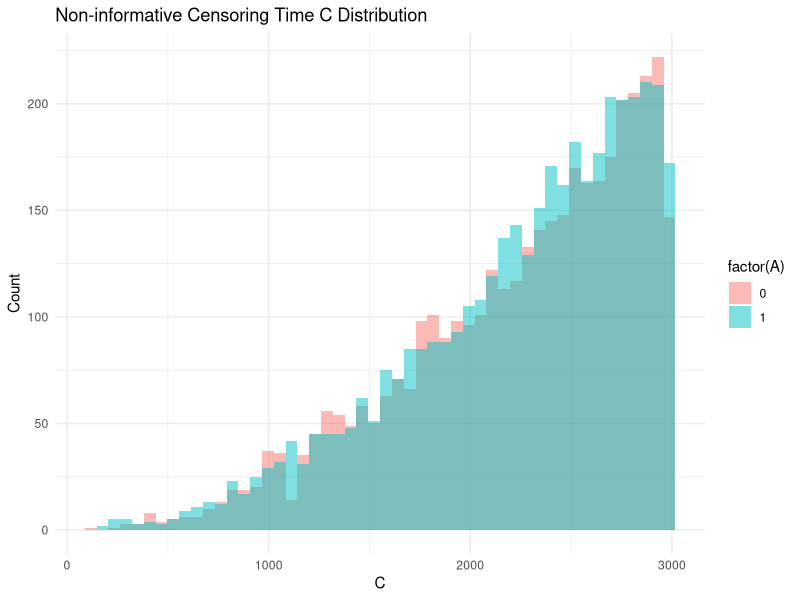
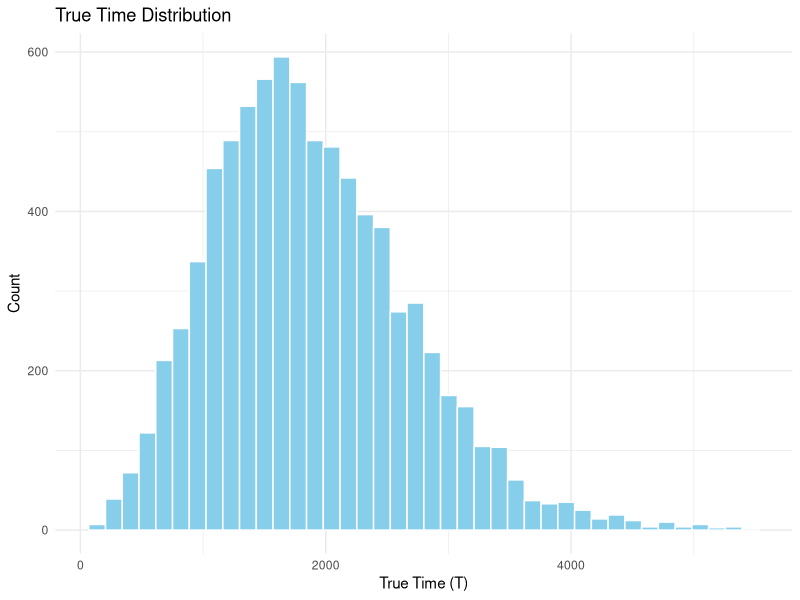
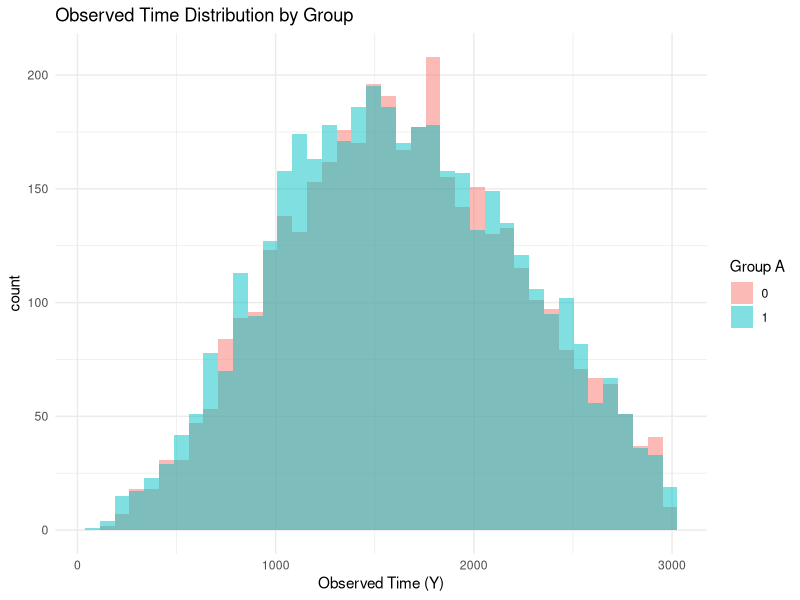
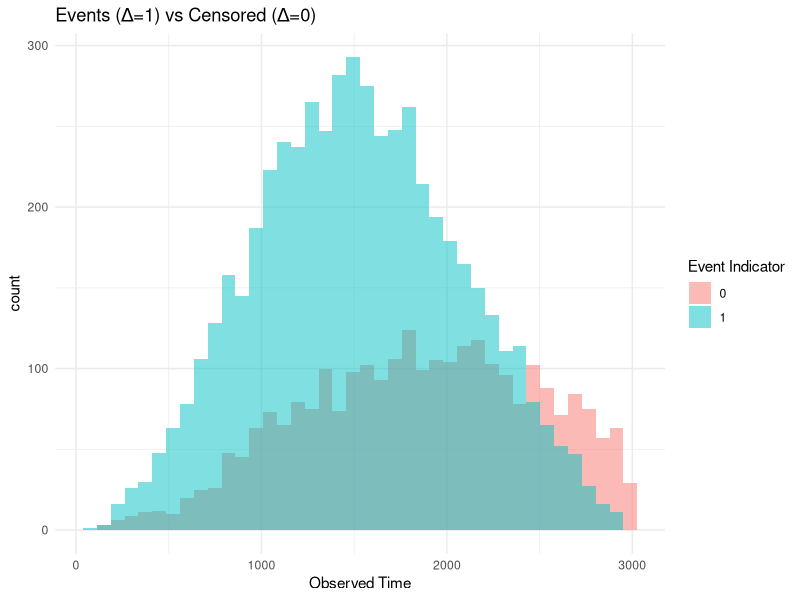
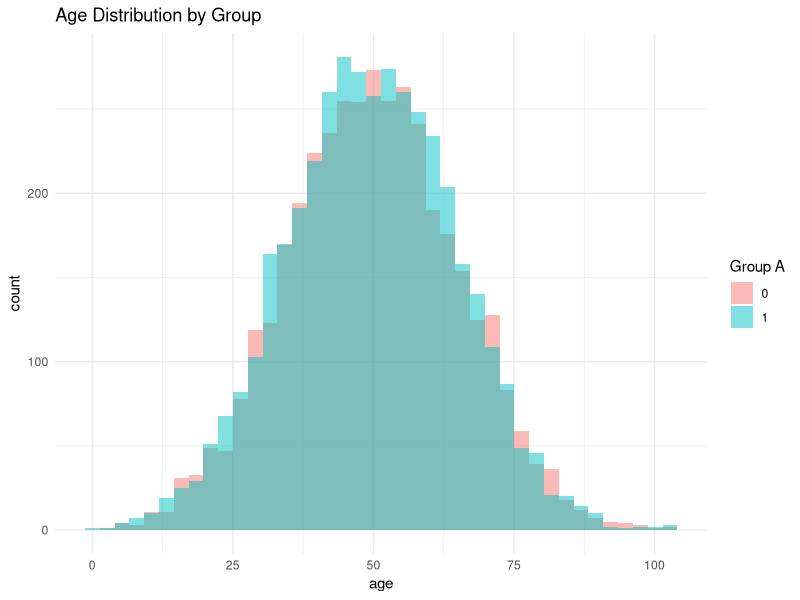
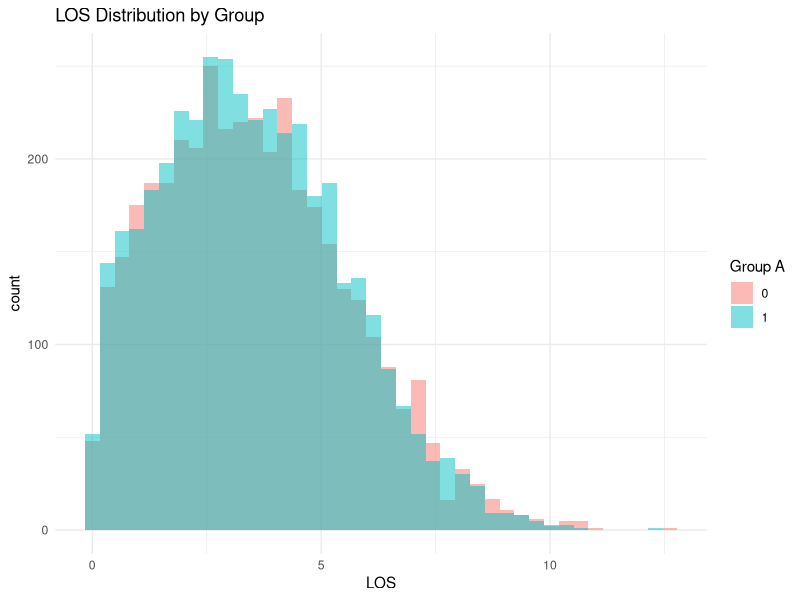
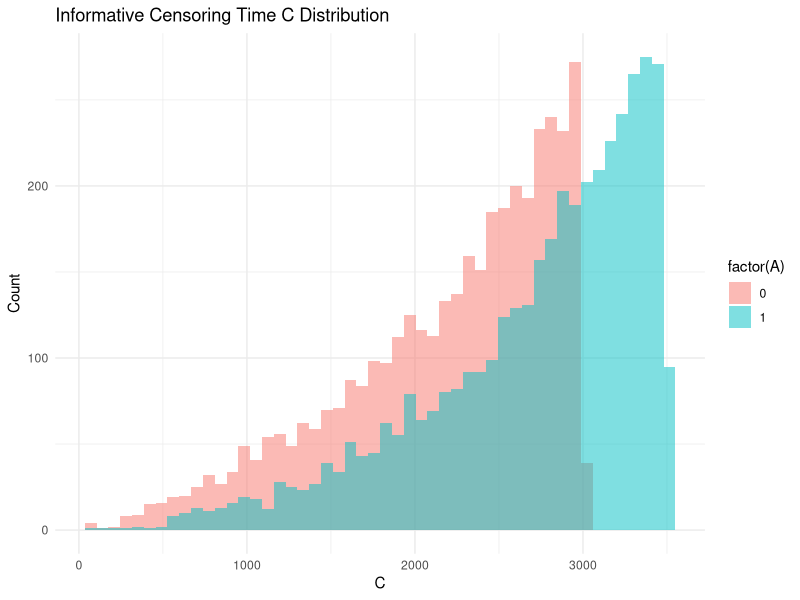
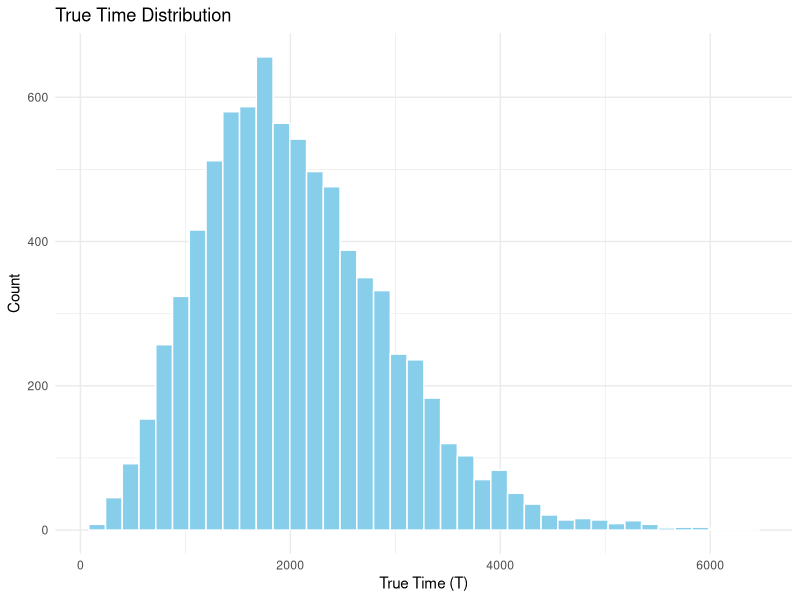

Generate these figures, in order, with R: (Note: this script raises an error after producing the figures.)
## ---- chunk 1
library(ggplot2)
library(survival)
library(tidyverse)
## ---- chunk 2
generate_data <- function(
  n = 2000,
  pA = 0.5,
  mu_X = c(60, 120),          # mean for each covariate
  sd_X = c(10, 15),           # sd for each covariate
  beta_X = c(0.03, 0.014),    # coefficients for covariates
  beta_A = 0,                 # group effect
  lambda = 0.004,             # baseline rate for Weibull
  k = 1.5,                    # shape parameter
  # mu,                   # baseline censoring rate
  b_c,
  p_c,
  alpha = 0,                  # censoring dependence
  Cmax_A0 = 10,               # max follow-up (group 0)
  Cmax_A1 = 10,               # max follow-up (group 1)
  seed = 497
) {
  set.seed(seed)
  
  pX <- length(mu_X)
  if (length(sd_X) != pX | length(beta_X) != pX)
    stop("Lengths of mu_X, sd_X, and beta_X doesn't match.")
  
  # Sensitive attribute
  A <- rbinom(n, 1, pA)
  
  # Covariates
  X <- matrix(NA, nrow = n, ncol = pX)
  for (j in 1:pX) {
    X[, j] <- rnorm(n, mean = mu_X[j], sd = sd_X[j])
  }
  colnames(X) <- c("age", "LOS", "eGFR", "Hemoglobin", "CCI")
  
  # True event time 
  Z <- scale(X, center = mu_X, scale = sd_X)
  eta <- as.vector(Z %*% beta_X) + beta_A * A
  
  # eta <- beta_A * A + X %*% beta_X
  U <- runif(n)
  T_true <- ((-log(U)) / (lambda * exp(eta)))^(1 / k)
  
  # Max follow-up
  Cmax <- ifelse(A == 0, Cmax_A0, Cmax_A1)
  
  #  Censoring time
  Uc <- runif(n)
  biased_Uc <- Uc^(exp(alpha * eta))
  C <- (biased_Uc)^(1 / p_c) * Cmax
  # C <- (biased_Uc)^(1 / p_c) * max(Cmax_A0, Cmax_A1)
  
  # Observed data
  Y <- pmin(T_true, C, Cmax)
  Delta <- as.numeric(T_true <= pmin(C, Cmax))
  
  data <- data.frame(
    id = 1:n,
    A = A,
    X,
    T_true = T_true,
    C = C,
    Cmax = Cmax,
    Y = Y,
    Delta = Delta
  )
  
  return(data)
}



## ---- chunk 3
# Example

# X choice:
mu_X = c(50,    # age
         3,   # LOS (Length of Stay)
         70,    # eGFR
         13.2,  # Hemoglobin
         2)     # CCI (Charlson Comorbidity Index)
         

sd_X = c(15,    # age
         2.5,   # LOS (Length of Stay)
         20,    # eGFR
         1.6,  # Hemoglobin
         1.5)     # CCI (Charlson Comorbidity Index)

beta_X = c(0.3,  # age
         0.4,   # LOS (Length of Stay)
         -0.22,    # eGFR
         -0.3,  # Hemoglobin
         0.35)     # CCI (Charlson Comorbidity Index)

# beta_X = c(0.3,  # age
#          0.4,   # LOS (Length of Stay)
#          -0.25,    # eGFR
#          -0.3,  # Hemoglobin
#          0.4)     # CCI (Charlson Comorbidity Index)

k <- 3
lambda <- 1e-10

b_c <- 3000
p_c <- 3


# Scenario I: all assumptions hold
data_I <- generate_data(
  n = 10000,
  mu_X = mu_X,
  sd_X = sd_X,
  beta_X = beta_X,
  lambda = lambda,
  k = k,
  b_c = b_c,
  p_c = p_c,
  beta_A = 0,
  alpha = 0,
  Cmax_A0 =3000,
  Cmax_A1 = 3000
)
data_I <- data_I |> filter(age > 1, C > 1, LOS > 0, eGFR > 0, Hemoglobin > 0, CCI > 0)

# Scenario II: violation of assumptions
data_II <- generate_data(
  n = 10000,
  mu_X = mu_X,
  sd_X = sd_X,
  beta_X = beta_X,
  lambda = lambda,
  k = k,
  b_c = b_c,
  p_c = p_c,
  beta_A = -0.5,
  alpha = 0.5,
  Cmax_A0 = 3000,
  Cmax_A1 = 3500
)

data_II <- data_II |> filter(age > 1, C > 1, LOS > 0, eGFR > 0, Hemoglobin > 0, CCI > 0)


# head(data_I)
# head(data_II)


## ---- chunk 4
dat <- data_I
# dat <- read.csv("data/data_I.csv")

cat("Dataset size:", nrow(dat), "\n")
cat("Columns:", names(dat), "\n")

summary(dat)

cat("\nOverall censoring rate:\n")
mean(dat$Delta == 0)

cat("\nCensoring rate by group (A=0, A=1):\n")
tapply(dat$Delta == 0, dat$A, mean)

summary(dat$C)

ggplot(dat, aes((x = C), fill = factor(A))) +
  geom_histogram(alpha = 0.5, bins = 50, position = "identity") +
  labs(
    title = "Non-informative Censoring Time C Distribution",
    x = "C",
    y = "Count"
  ) +
  theme_minimal()

ggplot(dat, aes(x = T_true)) +
  geom_histogram(bins = 40, fill = "skyblue", color = "white") +
  labs(title = "True Time Distribution",
       x = "True Time (T)",
       y = "Count")+
  theme_minimal()

ggplot(dat, aes(x = Y, fill = factor(A))) +
  geom_histogram(alpha = 0.5, bins = 40, position = "identity") +
  labs(title = "Observed Time Distribution by Group",
       x = "Observed Time (Y)",
       fill = "Group A") +
  theme_minimal()

ggplot(dat, aes(x = Y, fill = factor(Delta))) +
  geom_histogram(alpha = 0.5, bins = 40, position = "identity") +
  labs(title = "Events (Δ=1) vs Censored (Δ=0)",
       x = "Observed Time",
       fill = "Event Indicator") +
  theme_minimal()

ggplot(dat, aes(x = age, fill = factor(A))) +
  geom_histogram(alpha = 0.5, bins = 40, position = "identity") +
  labs(title = "Age Distribution by Group", fill = "Group A") +
  theme_minimal()

ggplot(dat, aes(x = LOS, fill = factor(A))) +
  geom_histogram(alpha = 0.5, bins = 40, position = "identity") +
  labs(title = "LOS Distribution by Group", fill = "Group A") +
  theme_minimal()


## ---- chunk 5
dat <- data_II

cat("Dataset size:", nrow(dat), "\n")
cat("Columns:", names(dat), "\n")

summary(dat)

cat("\nOverall censoring rate:\n")
mean(dat$Delta == 0)

cat("\nCensoring rate by group (A=0, A=1):\n")
tapply(dat$Delta == 0, dat$A, mean)

summary(dat$C)

ggplot(dat, aes((x = C), fill = factor(A))) +
  geom_histogram(alpha = 0.5, bins = 50, position = "identity") +
  labs(
    title = "Informative Censoring Time C Distribution",
    x = "C",
    y = "Count"
  ) +
  theme_minimal()

ggplot(dat, aes(x = T_true)) +
  geom_histogram(bins = 40, fill = "skyblue", color = "white") +
  labs(title = "True Time Distribution",
       x = "True Time (T)",
       y = "Count")+
  theme_minimal()

ggplot(dat, aes(x = Y, fill = factor(A))) +
  geom_histogram(alpha = 0.5, bins = 40, position = "identity") +
  labs(title = "Observed Time Distribution by Group",
       x = "Observed Time (Y)",
       fill = "Group A") +
  theme_minimal()

ggplot(dat, aes(x = Y, fill = factor(Delta))) +
  geom_histogram(alpha = 0.5, bins = 40, position = "identity") +
  labs(title = "Events (Δ=1) vs Censored (Δ=0)",
       x = "Observed Time",
       fill = "Event Indicator") +
  theme_minimal()

ggplot(dat, aes(x = age, fill = factor(A))) +
  geom_histogram(alpha = 0.5, bins = 40, position = "identity") +
  labs(title = "Age Distribution by Group", fill = "Group A") +
  theme_minimal()

ggplot(dat, aes(x = LOS, fill = factor(A))) +
  geom_histogram(alpha = 0.5, bins = 40, position = "identity") +
  labs(title = "LOS Distribution by Group", fill = "Group A") +
  theme_minimal()

## ---- chunk 6
write.csv(data_I, "data/data_I.csv", row.names = FALSE)
write.csv(data_II, "data/data_II.csv", row.names = FALSE)
## ---- chunk 7
flc <- read.csv("FISA/Data/FLChain/flchain.csv")

## ---- chunk 8
cat("Dataset size:", nrow(flc), "\n")
cat("Columns:", names(flc), "\n")

summary(flc)

cat("\nOverall censoring rate:\n")
mean(flc$status == 0)

cat("\nCensoring rate by sex:\n")
tapply(flc$status == 0, flc$sex, mean)

ggplot(flc, aes(x = time, fill = factor(sex))) +
  geom_histogram(alpha = 0.5, bins = 40, position = "identity") +
  labs(title = "Observed Time Distribution by sex",
       x = "Observed Time (Y)",
       fill = "sex") +
  theme_minimal()

ggplot(flc, aes(x = time, fill = factor(status))) +
  geom_histogram(alpha = 0.5, bins = 40, position = "identity") +
  labs(title = "Events (Δ=1) vs Censored (Δ=0)",
       x = "Observed Time",
       fill = "Event Indicator") +
  theme_minimal()

ggplot(flc, aes(x = age, fill = factor(sex))) +
  geom_histogram(alpha = 0.5, bins = 40, position = "identity") +
  labs(title = "Age Distribution by sex", fill = "sex") +
  theme_minimal()

flc |> filter(kappa < 10) |> 
  ggplot(aes(x = kappa, fill = factor(sex))) +
    geom_histogram(alpha = 0.5, bins = 40, position = "identity") +
    labs(title = "< 10 kappa Distribution by sex", fill = "sex") +
    theme_minimal()

flc |> filter(lambda < 10) |> 
  ggplot(aes(x = lambda, fill = factor(sex))) +
  geom_histogram(alpha = 0.5, bins = 40, position = "identity") +
  labs(title = "< 10 lambda Distribution by sex", fill = "sex") +
  theme_minimal()

ggplot(flc, aes(x = flc.grp, fill = factor(sex))) +
  geom_bar(alpha = 0.5, position = "identity") +
  labs(title = "flc.grp Distribution by sex", fill = "sex") +
  theme_minimal()

flc |> filter(creatinine < 4) |> 
  ggplot(aes(x = creatinine, fill = factor(sex))) +
    geom_histogram(alpha = 0.5, bins = 40, position = "identity") +
    labs(title = "< 4 creatinine Distribution by sex", fill = "sex") +
    theme_minimal()

ggplot(flc, aes(x = mgus, fill = factor(sex))) +
  geom_bar(alpha = 0.5, position = "identity") +
  labs(title = "mgus Distribution by sex", fill = "sex") +
  theme_minimal()
